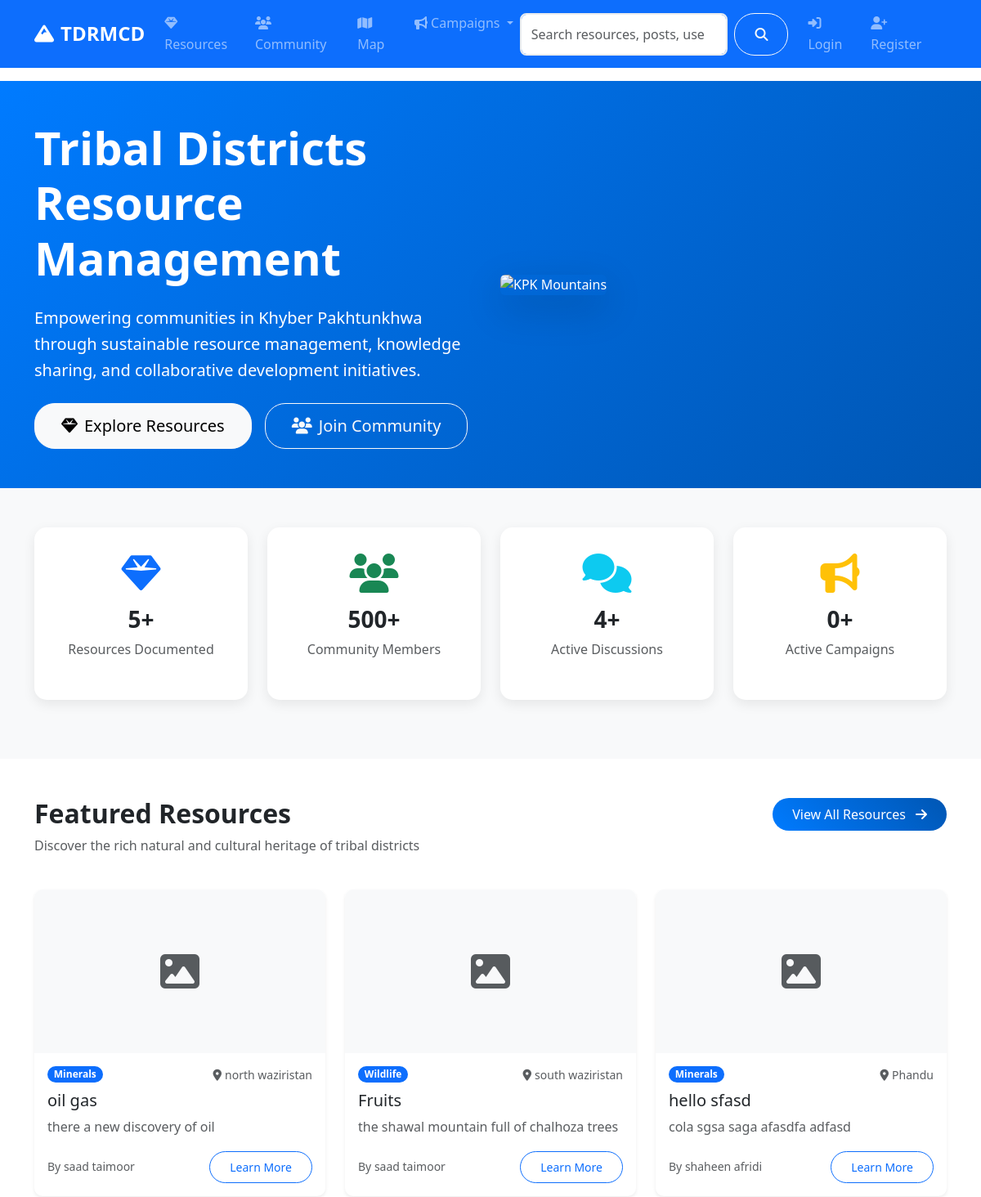
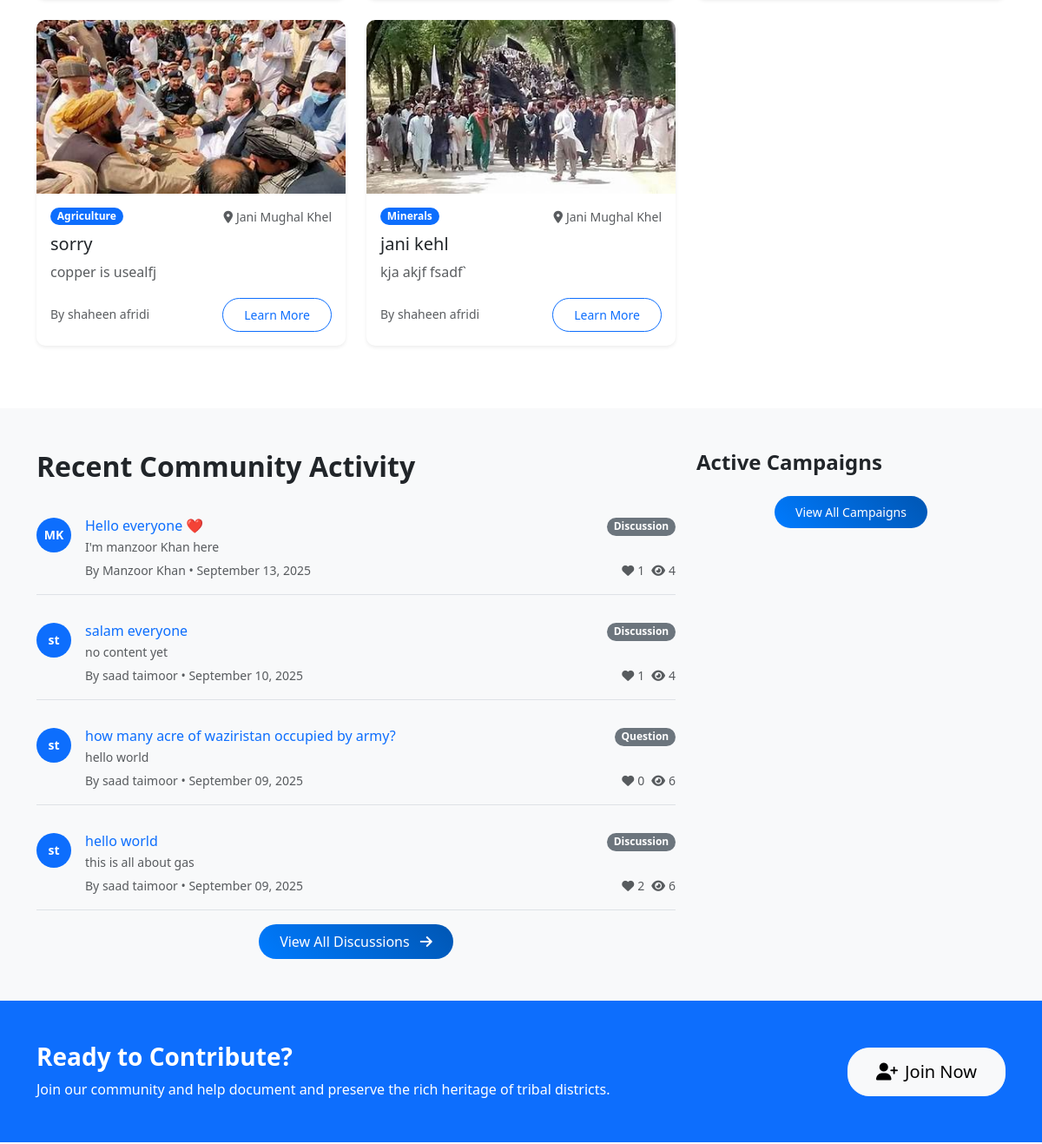
Before: / (upper part) with the older database file (2 pictures, top to bottom).
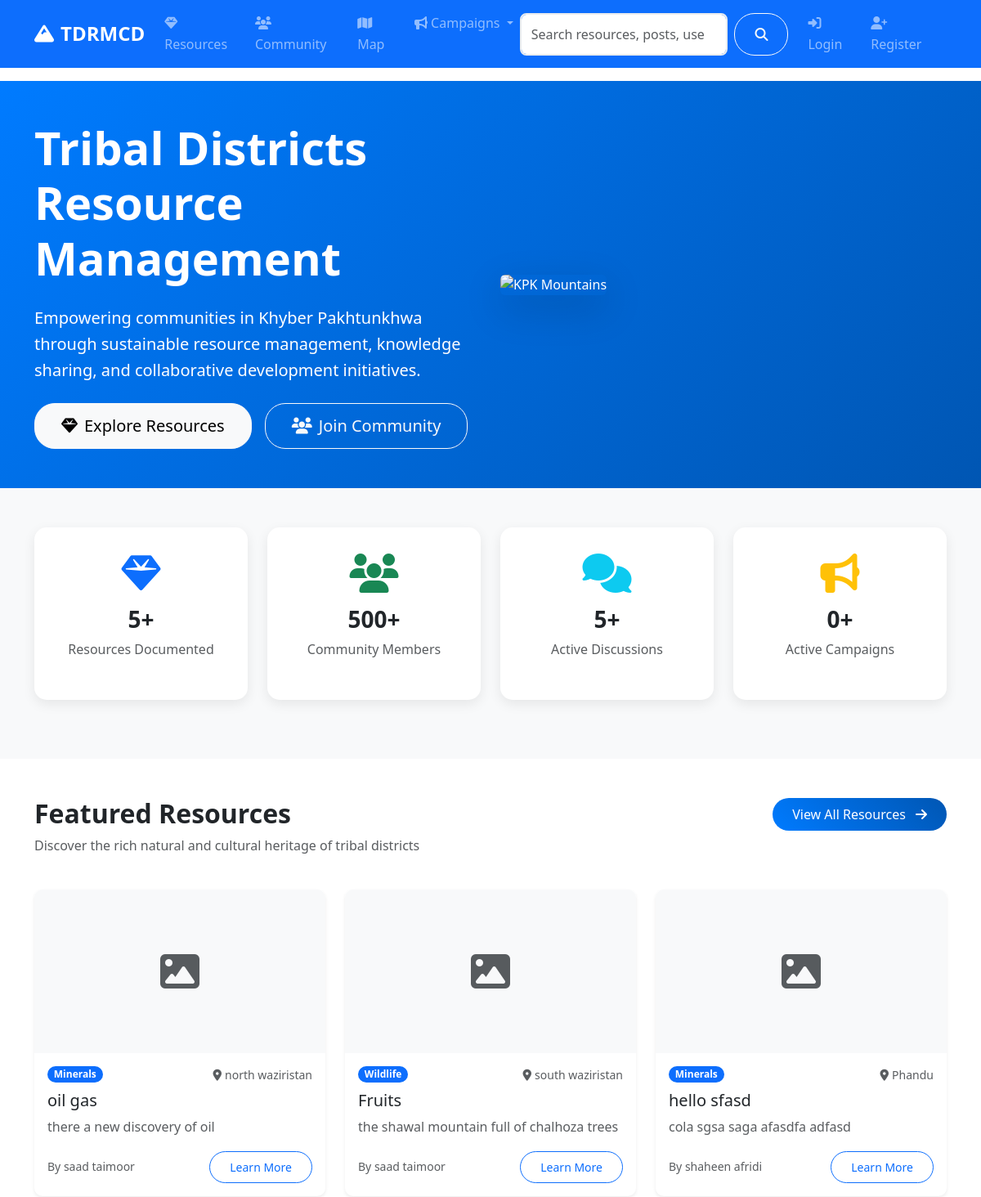
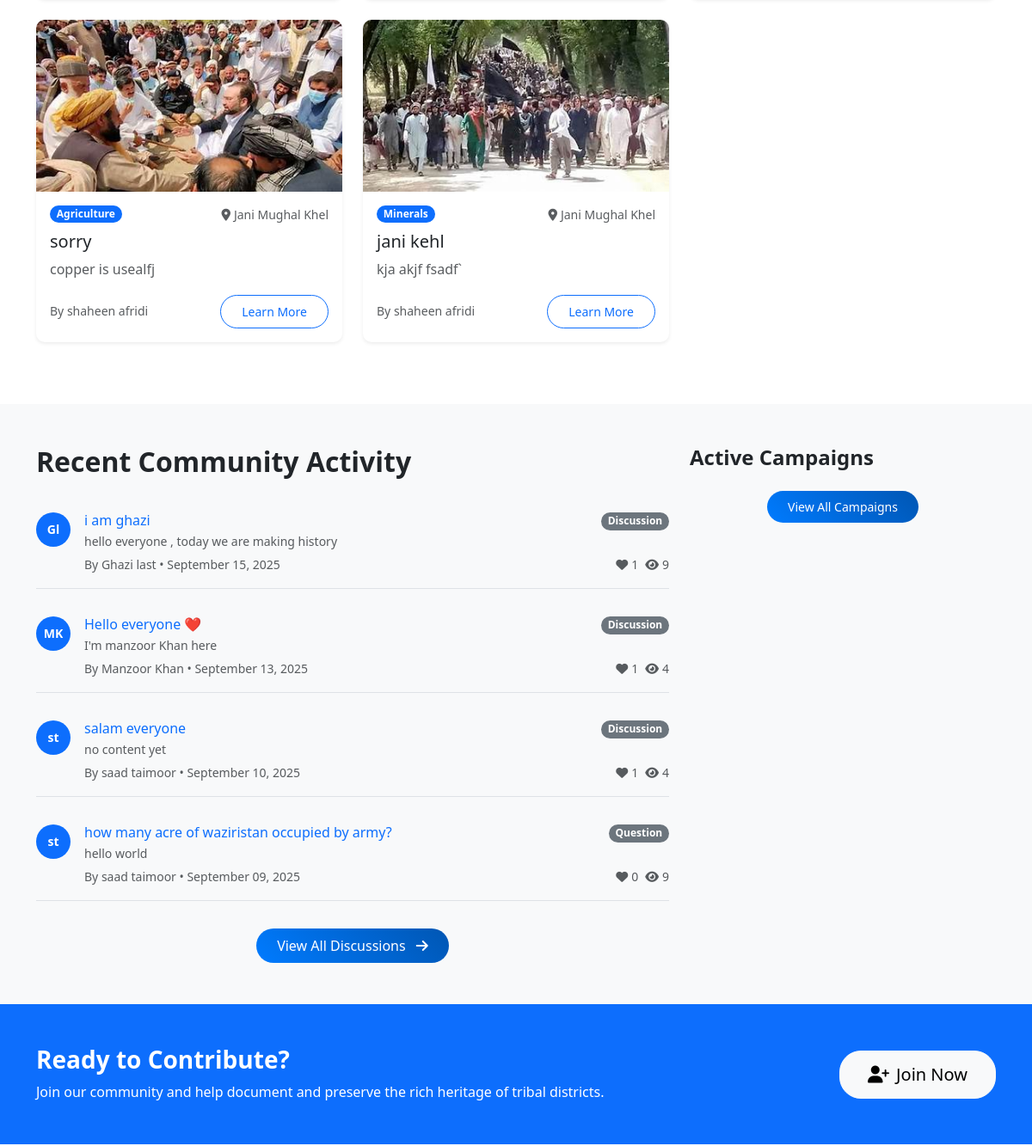
After: the same page with the newer database file (2 pictures, top to bottom).
### models.py (models this page shows, shortened)
class Resource(db.Model):
    id = db.Column(db.Integer, primary_key=True)
    title = db.Column(db.String(200), nullable=False)
    description = db.Column(db.Text, nullable=False)
    category = db.Column(db.String(50), nullable=False)  # minerals, agriculture, wildlife, cultural
    subcategory = db.Column(db.String(50))  # gas, copper, coal, wheat, etc.
    location = db.Column(db.String(200))
    latitude = db.Column(db.Float)
    longitude = db.Column(db.Float)
    economic_value = db.Column(db.String(100))
    sustainability_info = db.Column(db.Text)
    image_url = db.Column(db.String(200))
    attachment_filename = db.Column(db.String(200))  # Stored filename
    attachment_original_name = db.Column(db.String(200))  # Original filename
    attachment_file_type = db.Column(db.String(50))  # File extension
    attachment_file_size = db.Column(db.Integer)  # File size in bytes
    attachment_reference = db.Column(db.Text)  # Required reference for validation
    status = db.Column(db.String(20), default='active')  # active, inactive, under_review
    author_id = db.Column(db.Integer, db.ForeignKey('user.id'), nullable=False)
    created_at = db.Column(db.DateTime, default=datetime.utcnow)
    updated_at = db.Column(db.DateTime, default=datetime.utcnow, onupdate=datetime.utcnow)

class User(UserMixin, db.Model):
    id = db.Column(db.Integer, primary_key=True)
    username = db.Column(db.String(80), unique=True, nullable=False)
    email = db.Column(db.String(120), unique=True, nullable=False)
    password_hash = db.Column(db.String(120), nullable=False)
    first_name = db.Column(db.String(50), nullable=False)
    last_name = db.Column(db.String(50), nullable=False)
    role = db.Column(db.String(20), default='user')  # user, admin, researcher
    location = db.Column(db.String(100))
    bio = db.Column(db.Text)
    avatar = db.Column(db.String(200), default='default.jpg')
    is_active = db.Column(db.Boolean, default=True)
    created_at = db.Column(db.DateTime, default=datetime.utcnow)
    last_seen = db.Column(db.DateTime, default=datetime.utcnow)
    resources = db.relationship('Resource', backref='author', lazy='dynamic')
    posts = db.relationship('CommunityPost', backref='author', lazy='dynamic')
    chat_messages = db.relationship('ChatMessage', backref='sender', lazy='dynamic')
    file_submissions = db.relationship(
        'FileSubmission',
        foreign_keys='FileSubmission.submitter_id',
        backref='submitter',
        lazy='dynamic'
    )
    reviewed_submissions = db.relationship(
        'FileSubmission',
        foreign_keys='FileSubmission.reviewed_by',
        backref='reviewer_user',
        lazy='dynamic'
    )
    notifications = db.relationship('Notification', backref='user', lazy='dynamic')
    def get_full_name(self):
        return f"{self.first_name} {self.last_name}"

class CommunityPost(db.Model):
    id = db.Column(db.Integer, primary_key=True)
    title = db.Column(db.String(200), nullable=False)
    content = db.Column(db.Text, nullable=False)
    category = db.Column(db.String(50), nullable=False)  # discussion, question, announcement
    tags = db.Column(db.String(200))
    image_url = db.Column(db.String(200))
    likes = db.Column(db.Integer, default=0)
    views = db.Column(db.Integer, default=0)
    author_id = db.Column(db.Integer, db.ForeignKey('user.id'), nullable=False)
    created_at = db.Column(db.DateTime, default=datetime.utcnow)
    updated_at = db.Column(db.DateTime, default=datetime.utcnow, onupdate=datetime.utcnow)
    comments = db.relationship('Comment', backref='post', lazy='dynamic', cascade='all, delete-orphan')
    likes_relation = db.relationship('PostLike', backref='post', lazy='dynamic', cascade='all, delete-orphan')

### routes/main.py (the view)
@main_bp.route('/')
def index():
    featured_resources = Resource.query.filter_by(status='active').limit(6).all()
    recent_posts = CommunityPost.query.order_by(desc(CommunityPost.created_at)).limit(5).all()
    active_campaigns = Campaign.query.filter_by(is_active=True).limit(3).all()
    return render_template('main/index.html',
                         featured_resources=featured_resources,
                         recent_posts=recent_posts,
                         active_campaigns=active_campaigns)

### templates/main/index.html (shortened to what the changed rows need)
{% extends "base.html" %}
{% block content %}
<section class="hero-section bg-primary text-white py-5">
    <div class="container">
        <div class="row align-items-center">
            <div class="col-lg-6">
                <h1 class="display-4 fw-bold mb-4">Tribal Districts Resource Management</h1>
            </div>
        </div>
    </div>
</section>
<section class="py-5 bg-light">
    <div class="container">
        <div class="row text-center">
            <div class="col-md-3 col-6 mb-4">
                <div class="stat-card">
                    <i class="fas fa-comments fa-3x text-info mb-3"></i>
                    <h3 class="fw-bold">{{ recent_posts|length }}+</h3>
                    <p class="text-muted">Active Discussions</p>
                </div>
            </div>
        </div>
    </div>
</section>
<section class="py-5">
    <div class="container">
        <div class="row mb-4">
            <div class="col-md-8">
                <h2 class="fw-bold">Featured Resources</h2>
            </div>
        </div>
        <div class="row">
            {% for resource in featured_resources %}
            <div class="col-lg-4 col-md-6 mb-4">
                <div class="card resource-card h-100 shadow-sm">
                    {% if resource.image_url %}
                    <img src="{{ url_for('serve_uploaded_file', subdir='resources', filename=resource.image_url.split('/')[-1]) }}"
                         class="card-img-top" alt="{{ resource.title }}" style="height: 200px; object-fit: cover;">
                    {% else %}
                    <div class="card-img-top bg-light d-flex align-items-center justify-content-center" style="height: 200px;">
                        <i class="fas fa-image fa-3x text-muted"></i>
                    </div>
                    {% endif %}
                    <div class="card-body">
                        <div class="d-flex justify-content-between align-items-start mb-2">
                            <span class="badge bg-primary">{{ resource.category.title() }}</span>
                            {% if resource.location %}
                            <small class="text-muted">
                                <i class="fas fa-map-marker-alt me-1"></i>{{ resource.location }}
                            </small>
                            {% endif %}
                        </div>
                        <h5 class="card-title">{{ resource.title }}</h5>
                        <p class="card-text text-muted">
                            {{ resource.description[:100] }}{% if resource.description|length > 100 %}...{% endif %}
                        </p>
                        <div class="d-flex justify-content-between align-items-center">
                            <small class="text-muted">
                                By {{ resource.author.get_full_name() }}
                            </small>
                            <a href="{{ url_for('resources.detail', id=resource.id) }}" class="btn btn-sm btn-outline-primary">
                                Learn More
                            </a>
                        </div>
                    </div>
                </div>
            </div>
            {% endfor %}
        </div>
    </div>
</section>
<section class="py-5 bg-light">
    <div class="container">
        <div class="row">
            <div class="col-lg-8">
                <h2 class="fw-bold mb-4">Recent Community Activity</h2>
                <div class="activity-feed">
                    {% for post in recent_posts %}
                    <div class="activity-item border-bottom pb-3 mb-3">
                        <div class="d-flex">
                            <div class="flex-shrink-0">
                                <div class="avatar bg-primary text-white rounded-circle d-flex align-items-center justify-content-center" style="width: 40px; height: 40px;">
                                    {{ post.author.first_name[0] }}{{ post.author.last_name[0] }}
                                </div>
                            </div>
                            <div class="flex-grow-1 ms-3">
                                <div class="d-flex justify-content-between align-items-start">
                                    <div>
                                        <h6 class="mb-1">
                                            <a href="{{ url_for('community.post_detail', id=post.id) }}" class="text-decoration-none">
                                                {{ post.title }}
                                            </a>
                                        </h6>
                                        <p class="mb-1 text-muted small">
                                            {{ post.content[:100] }}{% if post.content|length > 100 %}...{% endif %}
                                        </p>
                                    </div>
                                    <span class="badge bg-secondary">{{ post.category.title() }}</span>
                                </div>
                                <div class="d-flex justify-content-between align-items-center">
                                    <small class="text-muted">
                                        By {{ post.author.get_full_name() }} • {{ post.created_at.strftime('%B %d, %Y') }}
                                    </small>
                                    <div class="d-flex gap-2">
                                        <small class="text-muted">
                                            <i class="fas fa-heart me-1"></i>{{ post.likes }}
                                        </small>
                                        <small class="text-muted">
                                            <i class="fas fa-eye me-1"></i>{{ post.views }}
                                        </small>
                                    </div>
                                </div>
                            </div>
                        </div>
                    </div>
                    {% endfor %}
                </div>
            </div>
        </div>
    </div>
</section>
{% endblock %}

Changed rows visible on the page:
no longer on this page (row unchanged): CommunityPost: author "s", author "t", title "hello world", content "this is all about gas", category "Discussion", author.get_full_name "saad taimoor", created_at "September 09, 2025", likes "2", views "6"
added CommunityPost: author "G", author "l", title "i am ghazi", content "hello everyone , today we are making history", category "Discussion", author.get_full_name "Ghazi last", created_at "September 15, 2025", likes "1", views "9"
changed CommunityPost "how many acre of waziristan occupied by army?": views "6" → "9"
Other visible differences:
{{ recent_posts|length }}: "4" → "5"
